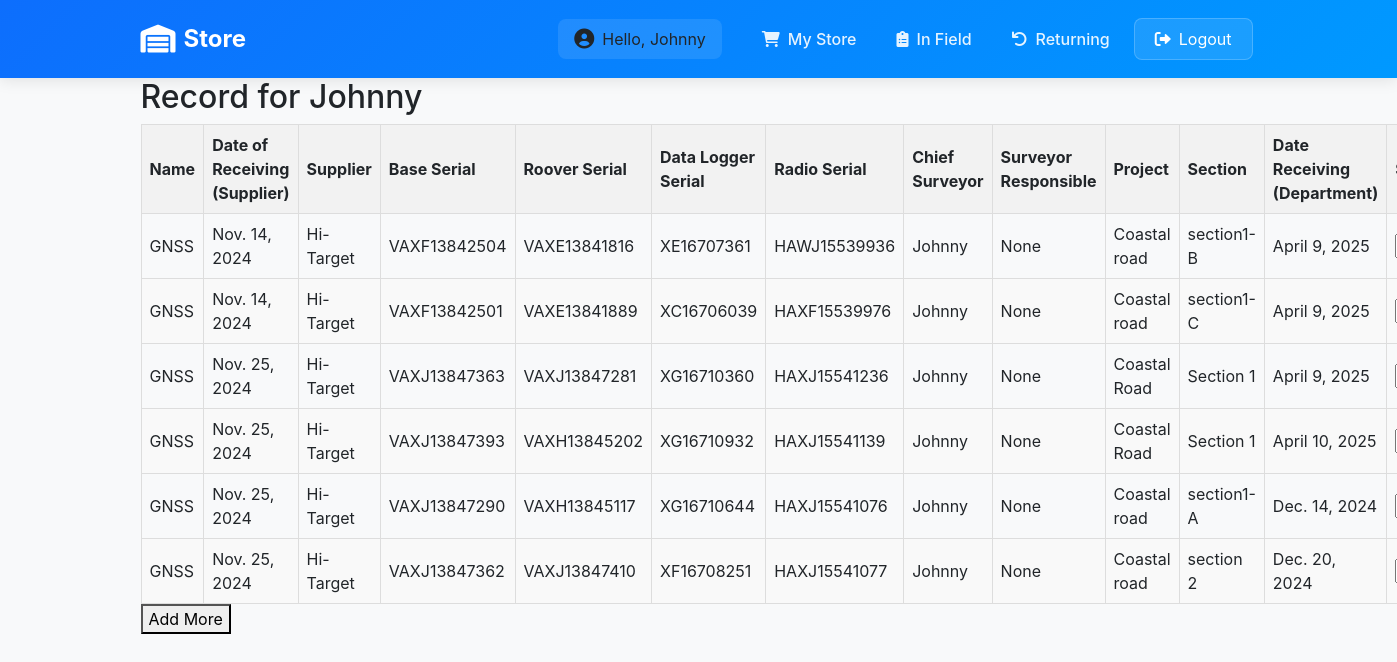
The page /inventory/equipment/ (signed in) on the database as committed earlier.
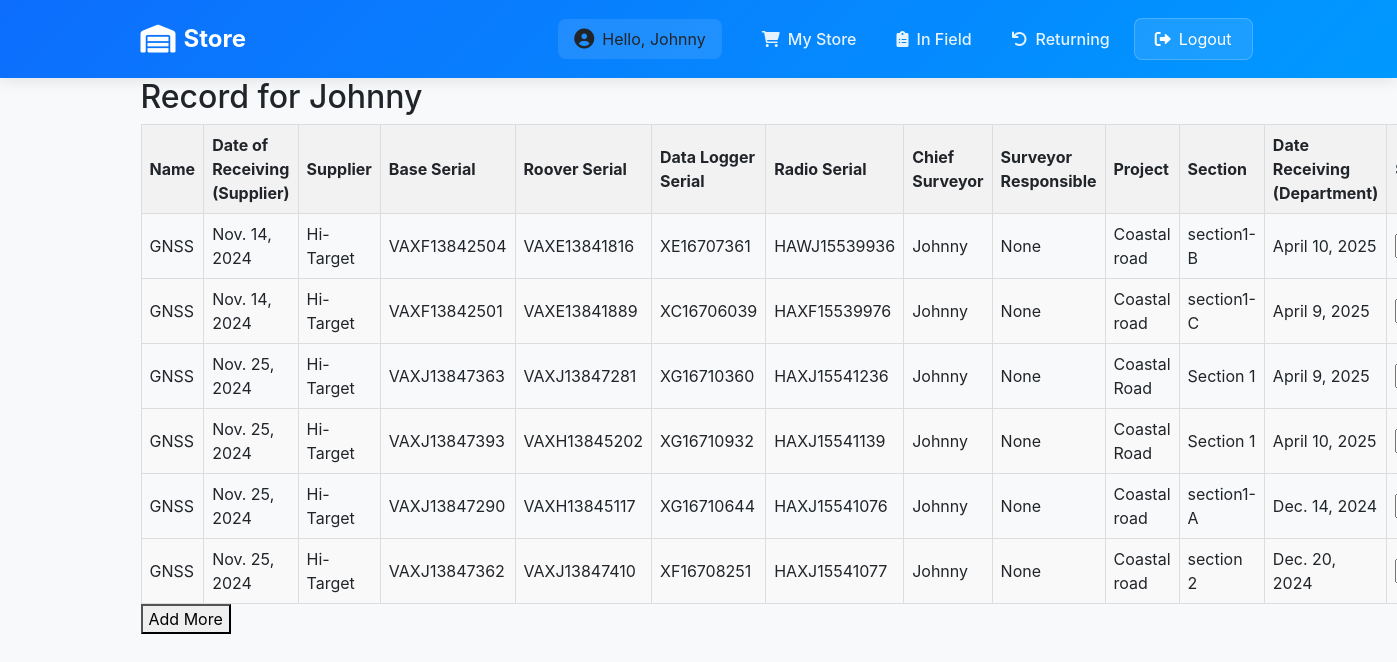
The same page on the database as committed later.
### inventory/models.py (models this page shows, shortened)
class EquipmentsInSurvey(models.Model):
    name = models.CharField(max_length=100)
    date_of_receiving_from_supplier = models.DateField()
    supplier = models.CharField(max_length=20)
    base_serial = models.CharField(max_length=100)
    roover_serial = models.CharField(max_length=100)
    data_logger_serial = models.CharField(max_length=100)
    radio_serial = models.CharField(max_length=100)
    chief_surveyor = models.ForeignKey(User, on_delete=models.CASCADE, null=True)
    surveyor_responsible = models.CharField(max_length=100, null=True)
    project = models.CharField(max_length=20)
    section = models.CharField(max_length=100)
    date_receiving_from_department = models.DateField()
    status = models.CharField(choices=[('In Store', 'In Store'), ('In Field', 'In Field'), ('With Chief Surveyor', 'With Chief Surveyor'), ('Returning', 'Returning')], max_length=100, default='In Store')

### inventory/views.py (the view)
# urls.py: path('equipment/', views.equipment, name='equipment'),
def equipment(request):
    user = request.user
    data = EquipmentsInSurvey.objects.filter(chief_surveyor=user)
    return render(request, 'equipments/equipments.html', {'form': Survey, 'data': data})

### inventory/context_processors.py (called while the page is built)
def is_admin(request):
    return {'is_admin': request.user.is_authenticated and request.user.is_superuser}

### inventory/templates/equipments/equipments.html (shortened to what this page needs)
{% extends 'base/base_dashboard.html' %}
{% block content %}
<h2>Record for {{ request.user }}</h2>
<table>
    <thead>
        <tr>
            <th>Name</th>
            <th>Date of Receiving (Supplier)</th>
            <th>Supplier</th>
            <th>Base Serial</th>
            <th>Roover Serial</th>
            <th>Data Logger Serial</th>
            <th>Radio Serial</th>
            <th>Chief Surveyor</th>
            <th>Surveyor Responsible</th>
            <th>Project</th>
            <th>Section</th>
            <th>Date Receiving (Department)</th>
            <th>Status</th>
        </tr>
    </thead>
    <tbody>
        {% for info in data %}
        <tr>
            <td>{{info.name}}</td>
            <td>{{info.date_of_receiving_from_supplier}}</td>
            <td>{{info.supplier}}</td>
            <td>{{info.base_serial}}</td>
            <td>{{info.roover_serial}}</td>
            <td>{{info.data_logger_serial}}</td>
            <td>{{info.radio_serial}}</td>
            <td>{{info.chief_surveyor}}</td>
            <td>{{info.surveyor_responsible}}</td>
            <td>{{info.project}}</td>
            <td>{{info.section}}</td>
            <td>{{info.date_receiving_from_department}}</td>
            <td></td>
        </tr>
        {% endfor %}
    </tbody>
</table>
<button onclick="addRow()">Add More</button>
{% endblock %}

Rows that differ between the two databases and show on the page:
changed EquipmentsInSurvey "VAXF13842504": date_receiving_from_department "April 9, 2025" → "April 10, 2025"
